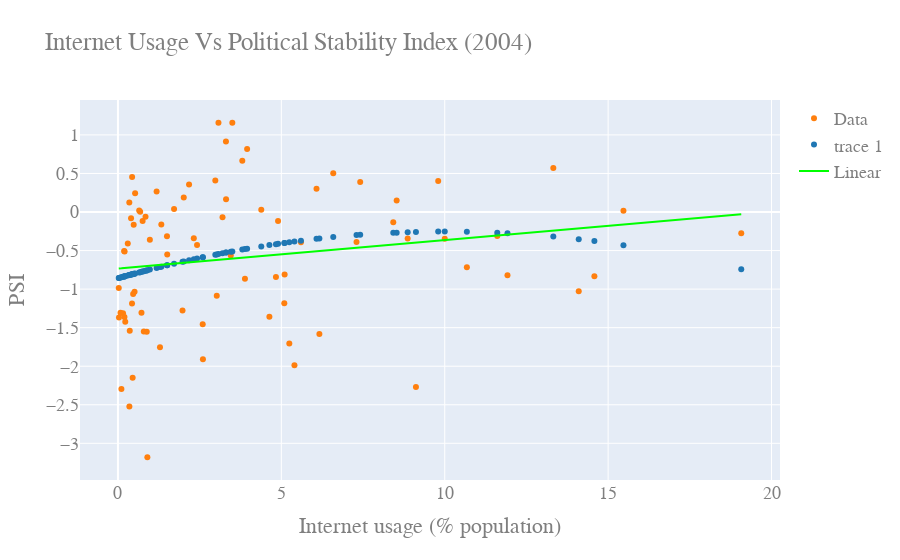

The notebook cell this image was saved under:
### Code cell
slopePSI04, interceptPSI04, r_valuePSI04, p_valuePSI04, std_errPSI04 = stats.linregress(IU04,PSI04)
linePSI04 = slopePSI04*IU04+interceptPSI04


#use 3rd order due to up curve at IU-0
#p1 = np.polyfit(IU04,PSI04,3)

p6 = np.polyfit(IU04,PSI04,2)

yfit6 = p6[0]*IU04**2+p6[1]*IU04**1+p6[2]



yresid6 = PSI04 - yfit6

SSresid6 = sum(pow(yresid6,2))

SStotal6 = len(PSI04)*statistics.variance(PSI04)

rsq6 = 1 - SSresid6/SStotal6


y6resid = PSI04 - linePSI04


SS6resid = sum(pow(y6resid,2))

SS6total = len(PSI04)*statistics.variance(PSI04)

rsq_6 = 1 - SS6resid/SS6total

print("R^2 value for linear fit: " +str(rsq_6))
#print("Model Coefficients: "+str(slopePSI04)+" , "+str(interceptPSI04))
print("Model Coefficients: ["+str(slopePSI04)+","+str(interceptPSI04)+"]")
print("Correlation coefficient: "+str(np.corrcoef(IU04,PSI04)[0][1]))


print("R^2 value for fit: " +str(rsq6))
#print("Model Coefficients: ["+str(slopePSI04)+" , "+str(interceptPSI04)+"]")
print("Model Coefficients: "+str(p6))
print("Correlation coefficient: "+str(np.corrcoef(IU04,PSI04)[0][1]))





figPSI04 = go.Figure()

figPSI04.add_trace(go.Scatter(
    x= IU04,
    y= PSI04,
    mode='markers',      # this sets its legend entry
    marker=go.Marker(color='rgb(255, 127, 14)'),
    name="Data",
    text=Country_Name,
    textposition="top center"
))

figPSI04.add_trace(go.Scatter(
    x=IU04,
    #y=linePSI04,
    y=np.polyval(p6,IU04),
    mode='markers',
    marker=go.Marker(color='rgb(31, 119, 180)'),
    #name="y=" +str(1.02449924)+"x^2-"+str(34.18513794)+"x"+str(273.79980863)
))

figPSI04.add_trace(go.Scatter(
    x=IU04,
    y=linePSI04,
    #y=np.polyval(p1,IU04),
    mode='lines',
    marker=go.Marker(color='rgb(0, 255, 0)'),
    name="Linear"
))

figPSI04.update_layout(
    title="Internet Usage Vs Political Stability Index (2004)",
    xaxis_title="Internet usage (% population)",
    yaxis_title="PSI",
    font=dict(
        family="Courier New, monospace",
        size=18,
        color="#7f7f7f"
    )
)

figPSI04.show()

### Figure 1 — Plotly figure (JSON) as saved in the notebook; plotly's stock layout.template omitted (floating-point values rounded to 4 significant figures)
{"data": [{"marker": {"color": "rgb(255, 127, 14)"}, "mode": "markers", "name": "Data", "text": ["Albania", "Algeria", "Angola", "Armenia", "Bangladesh", "Belize", "Benin", "Bosnia and Herzegovina", "Botswana", "Brazil", "Cameroon", "Chad", "China", "Colombia", "Dominican Republic", "Ecuador", "Egypt", "El Salvador", "Eritrea", "Ethiopia", "Gabon", "Gambia", "Georgia", "Ghana", "Guatemala", "Haiti", "Honduras", "India", "Indonesia", "Iraq", "Jamaica", "Kenya", "Kyrgyzstan", "Lebanon", "Madagascar", "Malawi", "Mali", "Morocco", "Mozambique", "Myanmar", "Namibia", "Nepal", "Nicaragua", "Niger", "Nigeria", "Pakistan", "Papua New Guinea", "Paraguay", "Peru", "Philippines", "Senegal", "Sierra Leone", "South Africa", "Sudan", "Suriname", "Tajikistan", "Thailand", "Tunisia", "Turkey", "Turkmenistan", "Uganda", "Uzbekistan", "Yemen", "Zambia", "Zimbabwe"], "textposition": "top center", "type": "scatter", "x": [0.1058, 2.42, 4.634, 0.4648, 4.899, 0.199, 9.8, 1.183, 15.47, 3.305, 19.07, 0.4003, 0.3491, 0.3004, 0.9761, 0.2234, 0.3609, 7.3, 9.119, 1.327, 8.866, 4.834, 11.92, 3.2, 0.8439, 0.1553, 7.413, 2.979, 3.308, 3.886, 1.717, 5.1, 0.5088, 5.401, 5.6, 1.976, 2.6, 0.9, 10, 3.024, 3.5, 5.09, 2.176, 0.03101, 0.5254, 0.3475, 6.588, 0.4328, 0.4815, 11.61, 0.6794, 0.02434, 3.805, 0.4498, 2.321, 0.1899, 1.286, 6.164, 1.508, 3.452, 14.1, 5.244, 0.4309, 3.076, 13.32, 4.386, 0.203, 0.6497, 8.425, 0.7916, 6.076, 0.07748, 10.68, 1.5, 3.952, 8.529, 14.58, 0.7541, 0.72, 2.594, 0.8812, 2.014], "y": [-2.296, -0.4284, -1.36, -1.063, -0.1169, -1.361, 0.4016, 0.2651, 0.01609, 0.9162, -0.2757, -0.0823, -2.524, -0.4088, -0.3604, -1.425, -1.54, -0.3902, -2.269, -0.163, -0.3439, -0.8429, -0.8216, -0.06868, -0.06175, -1.311, 0.3889, 0.4078, 0.1656, -0.8652, 0.03997, -0.8089, -1.034, -1.986, -0.3922, -1.279, -1.908, -3.181, -0.3452, -1.087, 1.156, -1.184, 0.3576, -1.367, 0.2443, 0.1234, 0.5023, 0.4533, -0.165, -0.3124, 0.002372, -0.9863, 0.6645, -2.149, -0.3413, -0.5062, -1.754, -1.583, -0.5505, -0.5652, -1.027, -1.706, -1.187, 1.158, 0.5721, 0.02872, -0.5133, 0.01832, -0.1314, -1.551, 0.3013, -1.308, -0.7164, -0.3157, 0.8176, 0.1486, -0.8342, -0.116, -1.305, -1.456, -1.553, 0.1896]}, {"marker": {"color": "rgb(31, 119, 180)"}, "mode": "markers", "type": "scatter", "x": [0.1058, 2.42, 4.634, 0.4648, 4.899, 0.199, 9.8, 1.183, 15.47, 3.305, 19.07, 0.4003, 0.3491, 0.3004, 0.9761, 0.2234, 0.3609, 7.3, 9.119, 1.327, 8.866, 4.834, 11.92, 3.2, 0.8439, 0.1553, 7.413, 2.979, 3.308, 3.886, 1.717, 5.1, 0.5088, 5.401, 5.6, 1.976, 2.6, 0.9, 10, 3.024, 3.5, 5.09, 2.176, 0.03101, 0.5254, 0.3475, 6.588, 0.4328, 0.4815, 11.61, 0.6794, 0.02434, 3.805, 0.4498, 2.321, 0.1899, 1.286, 6.164, 1.508, 3.452, 14.1, 5.244, 0.4309, 3.076, 13.32, 4.386, 0.203, 0.6497, 8.425, 0.7916, 6.076, 0.07748, 10.68, 1.5, 3.952, 8.529, 14.58, 0.7541, 0.72, 2.594, 0.8812, 2.014], "y": [-0.8461, -0.6023, -0.4292, -0.8041, -0.4125, -0.8351, -0.2541, -0.7247, -0.4305, -0.5261, -0.7432, -0.8115, -0.8175, -0.8231, -0.7469, -0.8322, -0.8161, -0.2989, -0.2589, -0.7094, -0.2621, -0.4165, -0.2749, -0.5347, -0.7614, -0.8402, -0.2953, -0.5531, -0.5259, -0.4811, -0.6696, -0.4003, -0.799, -0.383, -0.3722, -0.6441, -0.586, -0.7552, -0.2538, -0.5493, -0.5106, -0.4009, -0.6251, -0.8551, -0.7972, -0.8177, -0.3254, -0.8078, -0.8022, -0.2685, -0.7797, -0.8559, -0.4872, -0.8058, -0.6115, -0.8361, -0.7138, -0.344, -0.6907, -0.5143, -0.3526, -0.3919, -0.808, -0.545, -0.3184, -0.4457, -0.8346, -0.7831, -0.2695, -0.7672, -0.3482, -0.8495, -0.2562, -0.6916, -0.4763, -0.2675, -0.3773, -0.7714, -0.7752, -0.5866, -0.7573, -0.6405]}, {"marker": {"color": "rgb(0, 255, 0)"}, "mode": "lines", "name": "Linear", "type": "scatter", "x": [0.1058, 2.42, 4.634, 0.4648, 4.899, 0.199, 9.8, 1.183, 15.47, 3.305, 19.07, 0.4003, 0.3491, 0.3004, 0.9761, 0.2234, 0.3609, 7.3, 9.119, 1.327, 8.866, 4.834, 11.92, 3.2, 0.8439, 0.1553, 7.413, 2.979, 3.308, 3.886, 1.717, 5.1, 0.5088, 5.401, 5.6, 1.976, 2.6, 0.9, 10, 3.024, 3.5, 5.09, 2.176, 0.03101, 0.5254, 0.3475, 6.588, 0.4328, 0.4815, 11.61, 0.6794, 0.02434, 3.805, 0.4498, 2.321, 0.1899, 1.286, 6.164, 1.508, 3.452, 14.1, 5.244, 0.4309, 3.076, 13.32, 4.386, 0.203, 0.6497, 8.425, 0.7916, 6.076, 0.07748, 10.68, 1.5, 3.952, 8.529, 14.58, 0.7541, 0.72, 2.594, 0.8812, 2.014], "y": [-0.728, -0.6428, -0.5613, -0.7148, -0.5515, -0.7246, -0.3711, -0.6884, -0.1624, -0.6102, -0.02965, -0.7172, -0.7191, -0.7209, -0.696, -0.7237, -0.7186, -0.4631, -0.3962, -0.683, -0.4055, -0.5539, -0.293, -0.6141, -0.7008, -0.7262, -0.459, -0.6222, -0.6101, -0.5888, -0.6687, -0.5441, -0.7132, -0.533, -0.5257, -0.6592, -0.6362, -0.6988, -0.3637, -0.6206, -0.603, -0.5445, -0.6518, -0.7308, -0.7126, -0.7191, -0.4893, -0.716, -0.7142, -0.3045, -0.7069, -0.731, -0.5918, -0.7154, -0.6465, -0.7249, -0.6846, -0.505, -0.6764, -0.6048, -0.2128, -0.5388, -0.716, -0.6187, -0.2414, -0.5704, -0.7244, -0.708, -0.4217, -0.7028, -0.5082, -0.7291, -0.3388, -0.6767, -0.5864, -0.4179, -0.1951, -0.7041, -0.7054, -0.6364, -0.6995, -0.6578]}], "layout": {"font": {"color": "#7f7f7f", "family": "Courier New, monospace", "size": 18}, "title": {"text": "Internet Usage Vs Political Stability Index (2004)"}, "xaxis": {"title": {"text": "Internet usage (% population)"}}, "yaxis": {"title": {"text": "PSI"}}}}
